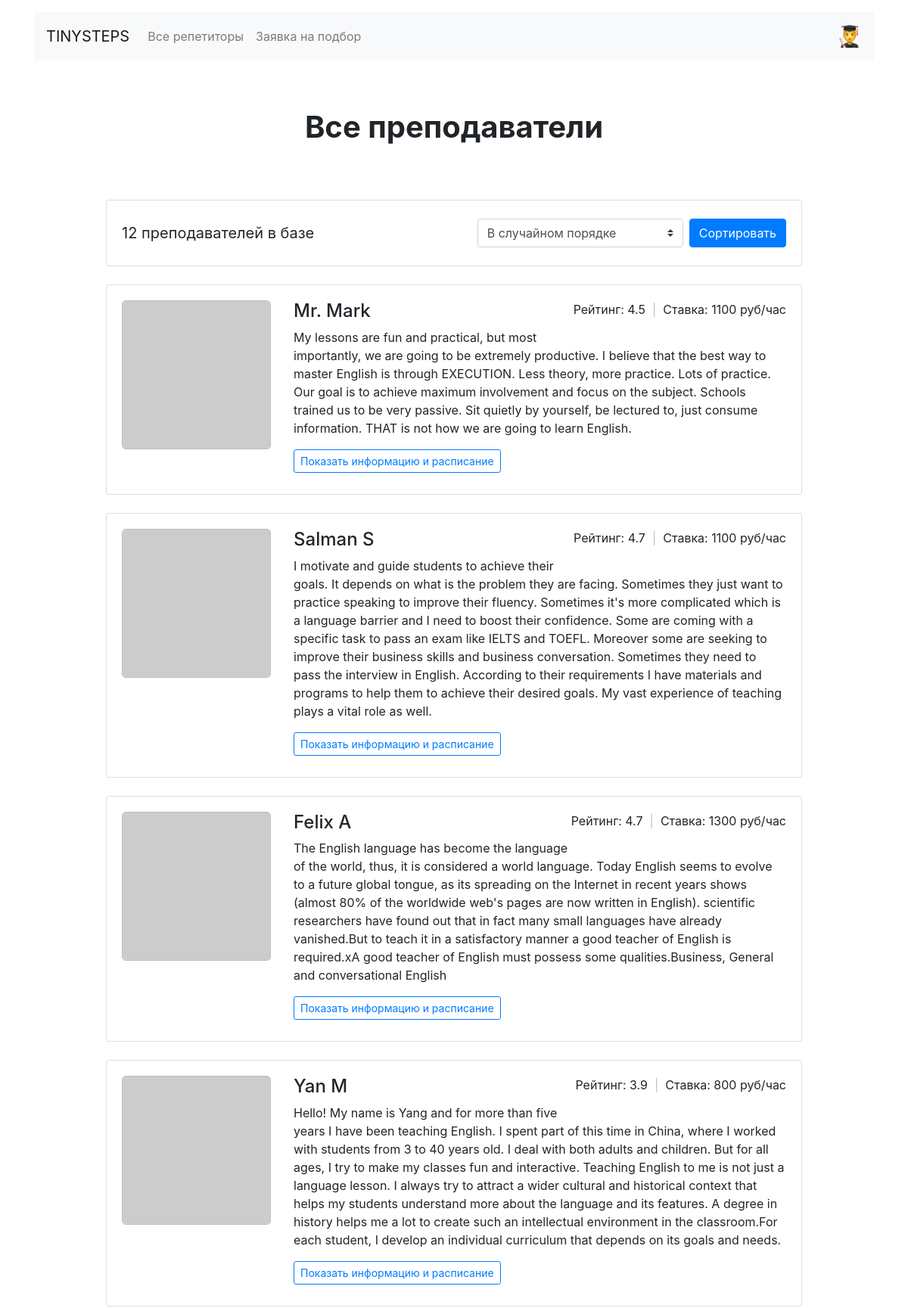
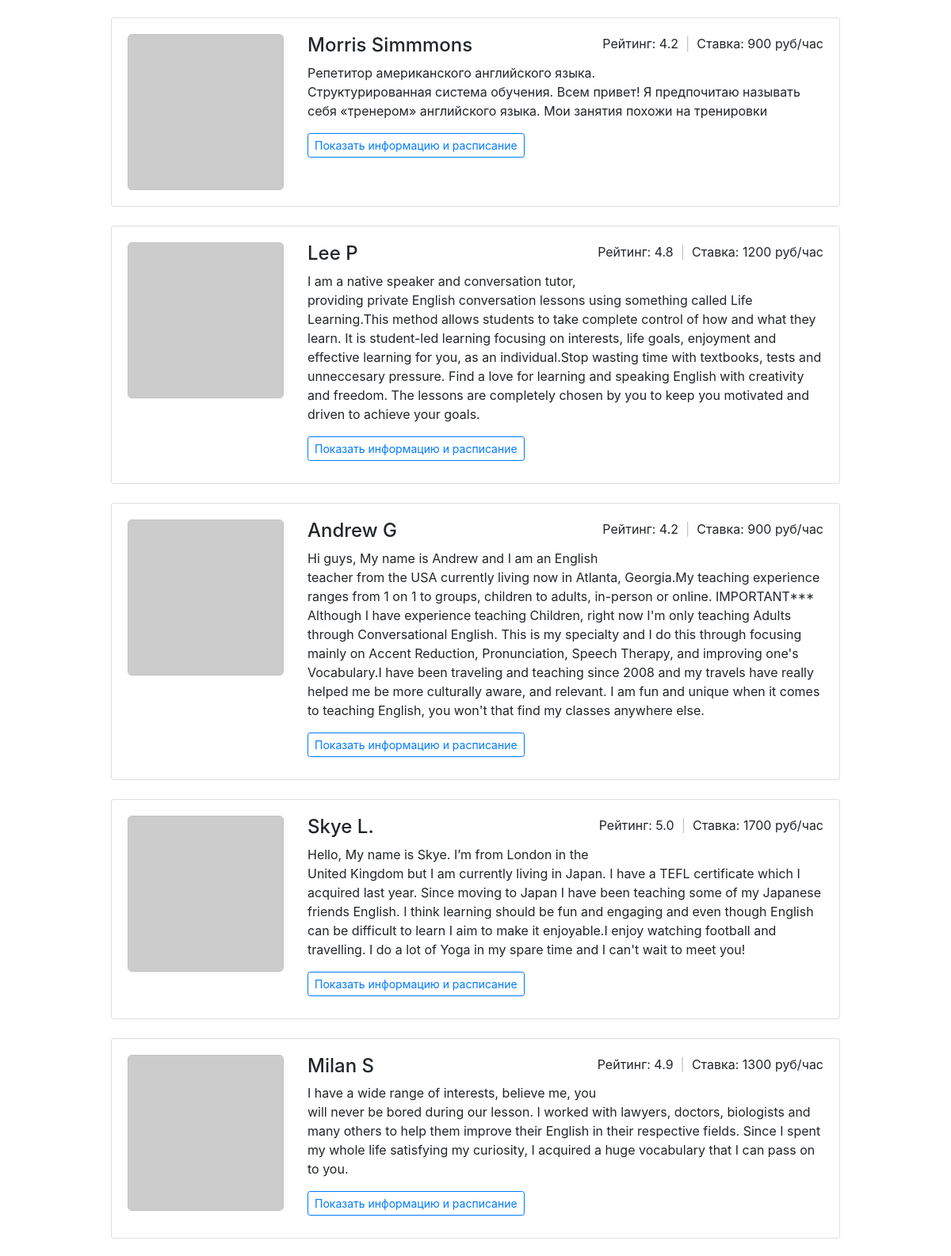
Page /all/ (upper part) on the committed database (2 pictures, top to bottom).
### models.py (models this page shows)
class Teacher(db.Model):
    __tablename__ = "teachers"
    id = db.Column(db.Integer, primary_key=True)
    name = db.Column(db.String(100), nullable=False)
    about = db.Column(db.String, nullable=False)
    rating = db.Column(db.Float, nullable=False)
    picture = db.Column(db.String(255), nullable=False)
    price = db.Column(db.Integer, nullable=False)
    free = db.Column(db.String, nullable=False)
    goals = db.relationship("Goal", secondary=teachers_goals, back_populates="teachers")
    bookings = db.relationship('Booking', back_populates='teachers')

### routes.py (the view, shortened to what this page needs)
@app.route('/all/', methods=["POST", "GET"])
def render_all():
    form = SortingForm()
    goals = Goal.query.all()
    teachers = []
    if not teachers:
        teachers = Teacher.query.all()
        random.shuffle(teachers)
    return render_template("all.html", form=form, goals=goals, teachers=teachers, n_teachers=len(teachers))

### forms.py
class SortingForm(FlaskForm):
    choices = [(key, value) for key, value in sorting_options.items()]
    sorting = SelectField("Сортировка", choices=choices)

### templates/all.html (shortened to what this page needs)
{% extends 'base.html' %}
{% block container %}
  <main class="container mt-3">
    <h1 class="h1 text-center w-50 mx-auto mt-1 py-5 mb-4"><strong>Все преподаватели</strong></h1>
      <div class="row">
      <div class="col-12 col-lg-10 offset-lg-1 m-auto">
        <div class="card mb-4">
          <div class="card-body align-right">
            <p class="lead float-left d-inline-block mt-2 mb-0"><strong>{{ n_teachers }} преподавателей в базе</strong></p>
            <form action="/all/" class="float-right d-inline-block" method="POST">
              <div class="form-inline">
                <select class="custom-select my-1 mr-2" id="sorting" name="sorting">
                  {% for subfield in form.sorting %}
                  {{ subfield() }}
                  {% endfor %}
                </select>
                <button type="submit" class="btn btn-primary my-1">Сортировать</button>
              </div>
          </div>
        </div>
        {% for teacher in teachers %}
        <div class="card mb-4">
          <div class="card-body">
            <div class="row">
              <div class="col-3"><img src="{{ teacher.picture }}" class="img-fluid avatar" alt=""></div>
              <div class="col-9">
                <p class="float-right">Рейтинг: {{ teacher.rating }} <span class="span-sep">&nbsp;|&nbsp;</span> Ставка: {{ teacher.price }} руб/час</p>
                <h2 class="h4">{{ teacher.name }}</h2>
                <p>{{ teacher.about }}</p>
                <a href="/profile/{{ teacher.id }}/" class="btn btn-outline-primary btn-sm mr-3 mb-2">Показать информацию и расписание</a>
              </div>
            </div>
          </div>
        </div>
        {% endfor %}
      </div>
    </div>
  </main>
{% endblock %}

### static/css/style.css (style rules this page uses)
.avatar { border: 1px solid silver; border-radius: 5px; }
.span-sep { color: silver; }

### rows in the picture
Teacher: rating "4.5", price "1100", name "Mr. Mark", about "My lessons are fun and practical, but most importantly, we are going to be extremely productive. I believe that the best way to master English is through EXECUTION. Less theory, more practice. Lots of practice. Our goal is to achieve maximum involvement and focus on the subject. Schools trained us to be very passive. Sit quietly by yourself, be lectured to, just consume information. THAT is not how we are going to learn English."
Teacher: rating "4.7", price "1100", name "Salman S", about "I motivate and guide students to achieve their goals. It depends on what is the problem they are facing. Sometimes they just want to practice speaking to improve their fluency. Sometimes it's more complicated which is a language barrier and I need to boost their confidence. Some are coming with a specific task to pass an exam like IELTS and TOEFL. Moreover some are seeking to improve their business skills and business conversation. Sometimes they need to pass the interview in English. According to their requirements I have materials and programs to help them to achieve their desired goals. My vast experience of teaching plays a vital role as well."
Teacher: rating "4.7", price "1300", name "Felix A", about "The English language has become the language of the world, thus, it is considered a world language. Today English seems to evolve to a future global tongue, as its spreading on the Internet in recent years shows (almost 80% of the worldwide web's pages are now written in English). scientific researchers have found out that in fact many small languages have already vanished.But to teach it in a satisfactory manner a good teacher of English is required.xA good teacher of English must possess some qualities.Business, General and conversational English"
Teacher: rating "3.9", price "800", name "Yan M", about "Hello! My name is Yang and for more than five years I have been teaching English. I spent part of this time in China, where I worked with students from 3 to 40 years old. I deal with both adults and children. But for all ages, I try to make my classes fun and interactive. Teaching English to me is not just a language lesson. I always try to attract a wider cultural and historical context that helps my students understand more about the language and its features. A degree in history helps me a lot to create such an intellectual environment in the classroom.For each student, I develop an individual curriculum that depends on its goals and needs."
Teacher: rating "4.2", price "900", name "Morris Simmmons", about "Репетитор американского английского языка. Структурированная система обучения. Всем привет! Я предпочитаю называть себя «тренером» английского языка. Мои занятия похожи на тренировки"
Teacher: rating "4.8", price "1200", name "Lee P", about "I am a native speaker and conversation tutor, providing private English conversation lessons using something called Life Learning.This method allows students to take complete control of how and what they learn. It is student-led learning focusing on interests, life goals, enjoyment and effective learning for you, as an individual.Stop wasting time with textbooks, tests and unneccesary pressure. Find a love for learning and speaking English with creativity and freedom. The lessons are completely chosen by you to keep you motivated and driven to achieve your goals."
Teacher: rating "4.2", price "900", name "Andrew G", about "Hi guys, My name is Andrew and I am an English teacher from the USA currently living now in Atlanta, Georgia.My teaching experience ranges from 1 on 1 to groups, children to adults, in-person or online. IMPORTANT*** Although I have experience teaching Children, right now I'm only teaching Adults through Conversational English. This is my specialty and I do this through focusing mainly on Accent Reduction, Pronunciation, Speech Therapy, and improving one's Vocabulary.I have been traveling and teaching since 2008 and my travels have really helped me be more culturally aware, and relevant. I am fun and unique when it comes to teaching English, you won't that find my classes anywhere else."
Teacher: rating "5.0", price "1700", name "Skye L.", about "Hello, My name is Skye. I’m from London in the United Kingdom but I am currently living in Japan. I have a TEFL certificate which I acquired last year. Since moving to Japan I have been teaching some of my Japanese friends English. I think learning should be fun and engaging and even though English can be difficult to learn I aim to make it enjoyable.I enjoy watching football and travelling. I do a lot of Yoga in my spare time and I can't wait to meet you!"
Teacher: rating "4.9", price "1300", name "Milan S", about "I have a wide range of interests, believe me, you will never be bored during our lesson. I worked with lawyers, doctors, biologists and many others to help them improve their English in their respective fields. Since I spent my whole life satisfying my curiosity, I acquired a huge vocabulary that I can pass on to you."

### other values in the picture
{{ n_teachers }} "12"
form field sorting "В случайном порядке"
